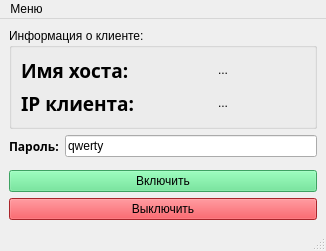
<?xml version="1.0" encoding="UTF-8"?>
<ui version="4.0">
 <class>MainWindow</class>
 <widget class="QMainWindow" name="MainWindow">
  <property name="geometry">
   <rect>
    <x>0</x>
    <y>0</y>
    <width>326</width>
    <height>251</height>
   </rect>
  </property>
  <property name="windowTitle">
   <string>MainWindow</string>
  </property>
    <property name="windowIcon">
<iconset resource="resources.qrc">
  <normaloff>:/icons/server.png</normaloff>
 </iconset>
</property>
  <widget class="QWidget" name="centralwidget">
   <layout class="QHBoxLayout" name="horizontalLayout">
    <item>
     <layout class="QVBoxLayout" name="verticalLayout">
      <item>
       <widget class="QGroupBox" name="information_groupBox">
        <property name="title">
         <string>Информация о клиенте:</string>
        </property>
        <layout class="QVBoxLayout" name="verticalLayout_2">
         <item>
          <layout class="QFormLayout" name="formLayout">
           <item row="0" column="0">
            <widget class="QLabel" name="hostName_label">
             <property name="font">
              <font>
               <family>Ubuntu Mono</family>
               <pointsize>14</pointsize>
              </font>
             </property>
             <property name="text">
              <string>&lt;html&gt;&lt;head/&gt;&lt;body&gt;&lt;p&gt;&lt;span style=&quot; font-weight:600;&quot;&gt;Имя хоста:&lt;/span&gt;&lt;/p&gt;&lt;/body&gt;&lt;/html&gt;</string>
             </property>
            </widget>
           </item>
           <item row="0" column="1">
            <widget class="QLabel" name="hostName">
             <property name="text">
              <string>&lt;html&gt;&lt;head/&gt;&lt;body&gt;&lt;p align=&quot;center&quot;&gt;...&lt;/p&gt;&lt;/body&gt;&lt;/html&gt;</string>
             </property>
            </widget>
           </item>
           <item row="1" column="0">
            <widget class="QLabel" name="clientIP_label">
             <property name="font">
              <font>
               <family>Ubuntu Mono</family>
               <pointsize>14</pointsize>
              </font>
             </property>
             <property name="text">
              <string>&lt;html&gt;&lt;head/&gt;&lt;body&gt;&lt;p&gt;&lt;span style=&quot; font-weight:600;&quot;&gt;IP клиента:&lt;/span&gt;&lt;/p&gt;&lt;/body&gt;&lt;/html&gt;</string>
             </property>
            </widget>
           </item>
           <item row="1" column="1">
            <widget class="QLabel" name="clientIP">
             <property name="text">
              <string>&lt;html&gt;&lt;head/&gt;&lt;body&gt;&lt;p align=&quot;center&quot;&gt;...&lt;/p&gt;&lt;/body&gt;&lt;/html&gt;</string>
             </property>
            </widget>
           </item>
          </layout>
         </item>
        </layout>
       </widget>
      </item>
      <item>
       <layout class="QFormLayout" name="formLayout_2">
        <item row="0" column="0">
         <widget class="QLabel" name="password_label">
          <property name="font">
           <font>
            <family>Ubuntu Mono</family>
            <weight>75</weight>
            <bold>true</bold>
           </font>
          </property>
          <property name="text">
           <string>Пароль:</string>
          </property>
         </widget>
        </item>
        <item row="0" column="1">
         <widget class="QLineEdit" name="password_lineEdit">
          <property name="text">
           <string>qwerty</string>
          </property>
         </widget>
        </item>
       </layout>
      </item>
      <item>
       <widget class="QPushButton" name="turn_on_pushButton">
        <property name="acceptDrops">
         <bool>false</bool>
        </property>
        <property name="styleSheet">
         <string notr="true">background-color: rgb(87, 227, 137)</string>
        </property>
        <property name="text">
         <string>Включить</string>
        </property>
       </widget>
      </item>
      <item>
       <widget class="QPushButton" name="turn_off_pushButton">
        <property name="styleSheet">
         <string notr="true">background-color: rgb(237, 51, 59)</string>
        </property>
        <property name="text">
         <string>Выключить</string>
        </property>
       </widget>
      </item>
     </layout>
    </item>
   </layout>
  </widget>
  <widget class="QMenuBar" name="menubar">
   <property name="geometry">
    <rect>
     <x>0</x>
     <y>0</y>
     <width>326</width>
     <height>22</height>
    </rect>
   </property>
   <widget class="QMenu" name="menuMenu">
    <property name="title">
     <string>Меню</string>
    </property>
    <addaction name="actionExit"/>
   </widget>
   <addaction name="menuMenu"/>
  </widget>
  <widget class="QStatusBar" name="statusbar"/>
  <action name="actionExit">
   <property name="text">
    <string>Выход</string>
   </property>
  </action>
 </widget>
 <resources/>
 <connections/>
</ui>
